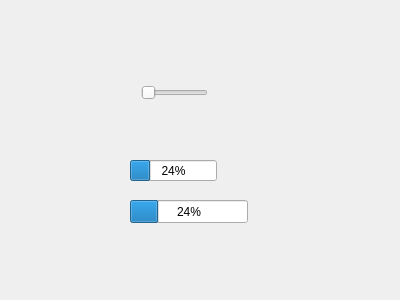
<?xml version="1.0" encoding="UTF-8"?>
<ui version="4.0">
 <class>MainWindow</class>
 <widget class="QMainWindow" name="MainWindow">
  <property name="geometry">
   <rect>
    <x>0</x>
    <y>0</y>
    <width>400</width>
    <height>300</height>
   </rect>
  </property>
  <property name="windowTitle">
   <string>MainWindow</string>
  </property>
  <widget class="QWidget" name="centralWidget">
   <widget class="QProgressBar" name="progressBar">
    <property name="geometry">
     <rect>
      <x>130</x>
      <y>160</y>
      <width>87</width>
      <height>21</height>
     </rect>
    </property>
    <property name="value">
     <number>24</number>
    </property>
   </widget>
   <widget class="QProgressBar" name="progressBar_2">
    <property name="geometry">
     <rect>
      <x>130</x>
      <y>200</y>
      <width>118</width>
      <height>23</height>
     </rect>
    </property>
    <property name="value">
     <number>24</number>
    </property>
   </widget>
   <widget class="QWidget" name="">
    <property name="geometry">
     <rect>
      <x>130</x>
      <y>70</y>
      <width>89</width>
      <height>45</height>
     </rect>
    </property>
    <layout class="QVBoxLayout" name="verticalLayout">
     <item>
      <widget class="QSlider" name="horizontalSlider">
       <property name="orientation">
        <enum>Qt::Horizontal</enum>
       </property>
      </widget>
     </item>
    </layout>
   </widget>
  </widget>
  <widget class="QMenuBar" name="menuBar">
   <property name="geometry">
    <rect>
     <x>0</x>
     <y>0</y>
     <width>400</width>
     <height>18</height>
    </rect>
   </property>
  </widget>
 </widget>
 <layoutdefault spacing="6" margin="11"/>
 <resources/>
 <connections/>
</ui>
